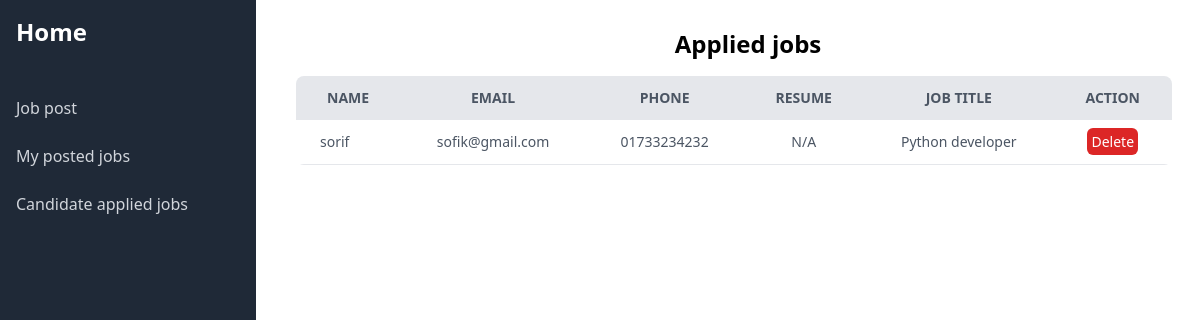
Page /applied_job/ (signed in) on the earlier database version.
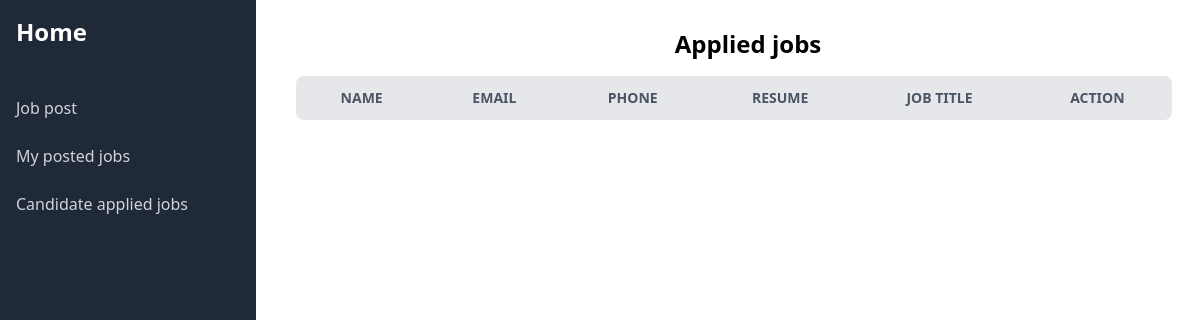
Same page on the later database version.
### candidate/models.py (models this page shows, shortened)
class MyAppliedJobModel(models.Model):
    user = models.ForeignKey(User, on_delete=models.CASCADE)
    candidate = models.ForeignKey(CandidateModel, on_delete=models.CASCADE)
    jobPost = models.ForeignKey(JobPostModel, on_delete=models.CASCADE)

class CandidateModel(models.Model):
    user = models.OneToOneField(User, on_delete=models.CASCADE)
    name = models.CharField(max_length=40)
    email = models.EmailField(max_length=70, unique=True)
    about = models.TextField(max_length=150)
    phone = models.CharField(max_length=20)
    education = models.CharField(max_length=50, default=None)

### dashboard/models.py (models this page shows, shortened)
class JobPostModel(models.Model):
    user = models.ForeignKey(User, on_delete=models.CASCADE)
    title = models.CharField(max_length=50)
    company = models.CharField(max_length=50, unique=True)
    location = models.CharField(max_length=50)
    job_type = models.CharField(choices=JOB_TYPE, max_length=50)
    salary = models.IntegerField()
    description = models.TextField(max_length=100)
    publish_date = models.DateTimeField(auto_now_add=True)

### dashboard/views.py (the view)
# urls.py: path('applied_job/', views.applied_job, name='applied_job'),
def applied_job(request):
    apply_post = MyAppliedJobModel.objects.filter(jobPost__user = request.user)
    return render(request, 'dashboard/applied_jobs.html', {'data': apply_post})

### accounts/context_processors.py (called while the page is built)
def register_info(request):
    if not isinstance(request.user, AnonymousUser):
        try:
            register_info = RegisterInfoModel.objects.get(user=request.user)
        except RegisterInfoModel.DoesNotExist:
            register_info = None
        return {'register_info': register_info}
    else:
        return {'register_info': None}

### price_plan/context_processors.py (called while the page is built)
def payment_info(request):
    try:
        payment_info = PricePlanModel.objects.get(user = request.user)
    except:
        payment_info = None
    return {'payment_info': payment_info}

### dashboard/templates/dashboard/applied_jobs.html (shortened to what this page needs)
{% extends "dashboard/base.html" %}
{% block content %}
<div class="ml-10 mt-7">
  <h3 class="font-bold text-2xl text-center">Applied jobs</h3>
  <div class="container pr-7 mt-4">
    <table class="min-w-full bg-white rounded-lg overflow-hidden">
      <thead class="bg-gray-200 uppercase text-sm text-gray-600">
        <tr>
          <th class="py-3 px-6 text-center">Name</th>
          <th class="py-3 px-6 text-center">Email</th>
          <th class="py-3 px-6">Phone</th>
          <th class="py-3 px-6 text-center">Resume</th>
          <th class="py-3 px-6 text-center">Job title</th>
          <th class="py-3 px-6 text-center">Action</th>
        </tr>
      </thead>
      <tbody class="text-gray-600 text-sm font-light">
        {% for item in data %}
        <tr class="border-b border-gray-200 hover:bg-gray-100">
          <td class="py-3 px-6 text-left">{{item.candidate.name}}</td>
          <td class="py-3 px-6 text-center">{{item.candidate.email}}</td>
          <td class="py-3 px-6 text-center">{{item.candidate.phone}}</td>
          <td class="py-3 px-6 text-center">N/A</td>
          <td class="py-3 px-6 text-center">{{item.jobPost.title}}</td>
          <td class="text-center">
            <a href="{% url 'delete_applied_job' item.id %}" class="text-white bg-red-600 rounded-md p-1">Delete</a>
          </td>
        </tr>
        {% endfor %}
      </tbody>
    </table>
  </div>
</div>
{% endblock content %}

Differences in the rows shown:
removed MyAppliedJobModel: candidate.name "sorif", candidate.email "sofik@gmail.com", candidate.phone "01733234232", jobPost "Python developer"
